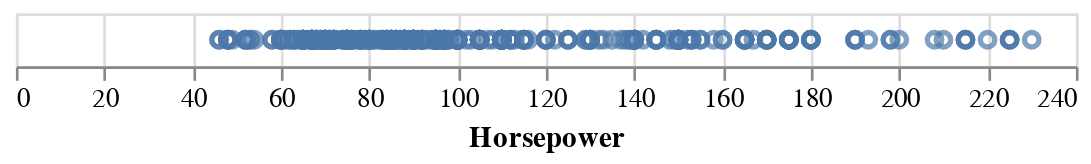

This figure's notebook cell:
### Markdown cell above
What do you see? This might not look like much - a circle in a square. Seems weird, right? 

This result is expected in the GoG way of doing things: we have mapped the data onto a marker, _but have not given any more information_ about how it should be organized. Thus, we get a "0D" plot! Next time you need a 0D plot, you know how to make one!

The next "dot" that we need is an encoding (`.encode()`) that maps the markers to some geometry; that is, to an axis (or more). Let's do a simple encoding next:

### Code cell
alt.Chart(cars).mark_point().encode(
    x='Horsepower'
)

### Figure 1 — Vega-Lite specification as saved in the notebook (floating-point values rounded to 4 significant figures; data arrays with more than 128 entries replaced by an {"elided": "..."} marker saying what was removed)
{"config": {"view": {"continuousWidth": 400, "continuousHeight": 300}}, "data": {"name": "data-f02450ab61490a1363517a0190416235"}, "mark": "point", "encoding": {"x": {"field": "Horsepower", "type": "quantitative"}}, "$schema": "https://vega.github.io/schema/vega-lite/v4.17.0.json", "datasets": {"data-f02450ab61490a1363517a0190416235": {"elided": "406 records"}}}
